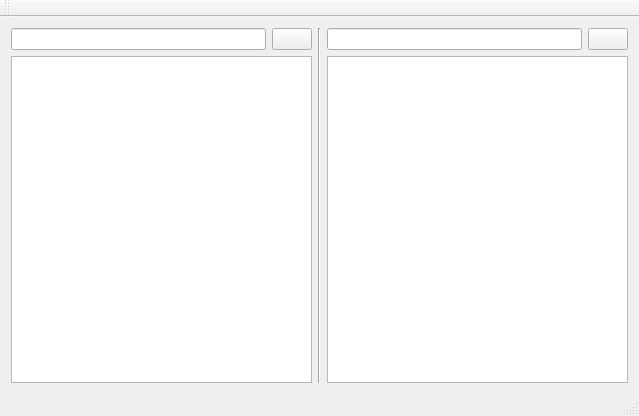
<?xml version="1.0" encoding="UTF-8"?>
<ui version="4.0">
 <class>MainWindow</class>
 <widget class="QMainWindow" name="MainWindow">
  <property name="geometry">
   <rect>
    <x>0</x>
    <y>0</y>
    <width>639</width>
    <height>416</height>
   </rect>
  </property>
  <property name="windowTitle">
   <string>MainWindow</string>
  </property>
  <widget class="QWidget" name="centralWidget">
   <layout class="QGridLayout" name="gridLayout">
    <item row="1" column="1" colspan="2">
     <widget class="QPlainTextEdit" name="plainTextEdit"/>
    </item>
    <item row="1" column="5" colspan="2">
     <widget class="QPlainTextEdit" name="plainTextEdit_2"/>
    </item>
    <item row="0" column="1">
     <widget class="QLineEdit" name="lineEdit"/>
    </item>
    <item row="0" column="5">
     <widget class="QLineEdit" name="lineEdit_2"/>
    </item>
    <item row="0" column="4" rowspan="2">
     <widget class="Line" name="line">
      <property name="orientation">
       <enum>Qt::Vertical</enum>
      </property>
     </widget>
    </item>
    <item row="0" column="2">
     <widget class="QPushButton" name="pushButton">
      <property name="text">
       <string/>
      </property>
      <property name="icon">
       <iconset>
        <normaloff>Mopen.ico</normaloff>Mopen.ico</iconset>
      </property>
     </widget>
    </item>
    <item row="0" column="6">
     <widget class="QPushButton" name="pushButton_2">
      <property name="text">
       <string/>
      </property>
      <property name="icon">
       <iconset>
        <normaloff>Mopen.ico</normaloff>Mopen.ico</iconset>
      </property>
     </widget>
    </item>
   </layout>
  </widget>
  <widget class="QMenuBar" name="menuBar">
   <property name="geometry">
    <rect>
     <x>0</x>
     <y>0</y>
     <width>639</width>
     <height>19</height>
    </rect>
   </property>
  </widget>
  <widget class="QToolBar" name="mainToolBar">
   <attribute name="toolBarArea">
    <enum>TopToolBarArea</enum>
   </attribute>
   <attribute name="toolBarBreak">
    <bool>false</bool>
   </attribute>
  </widget>
  <widget class="QStatusBar" name="statusBar"/>
 </widget>
 <layoutdefault spacing="6" margin="11"/>
 <resources/>
 <connections/>
</ui>
